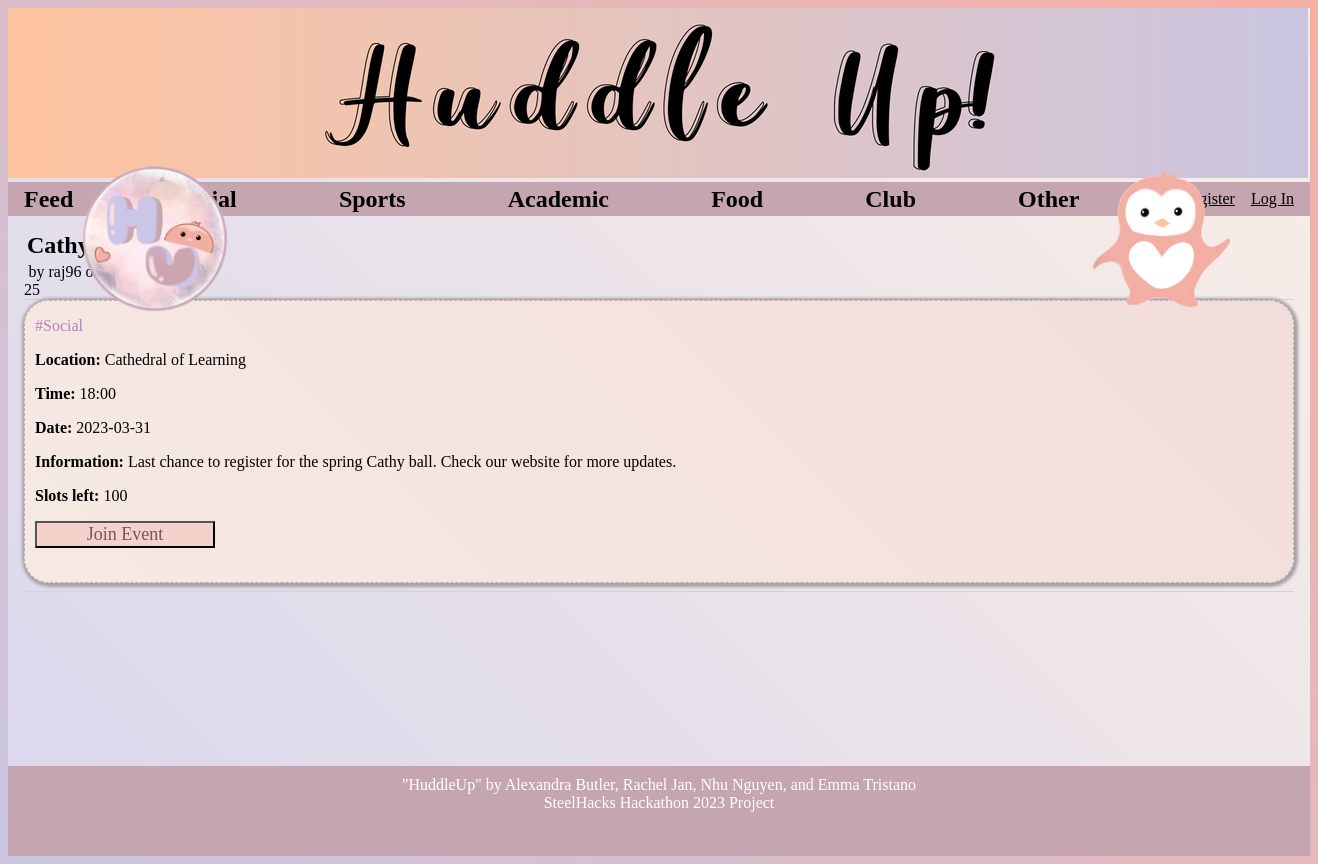
Page /8/post on the earlier database version.
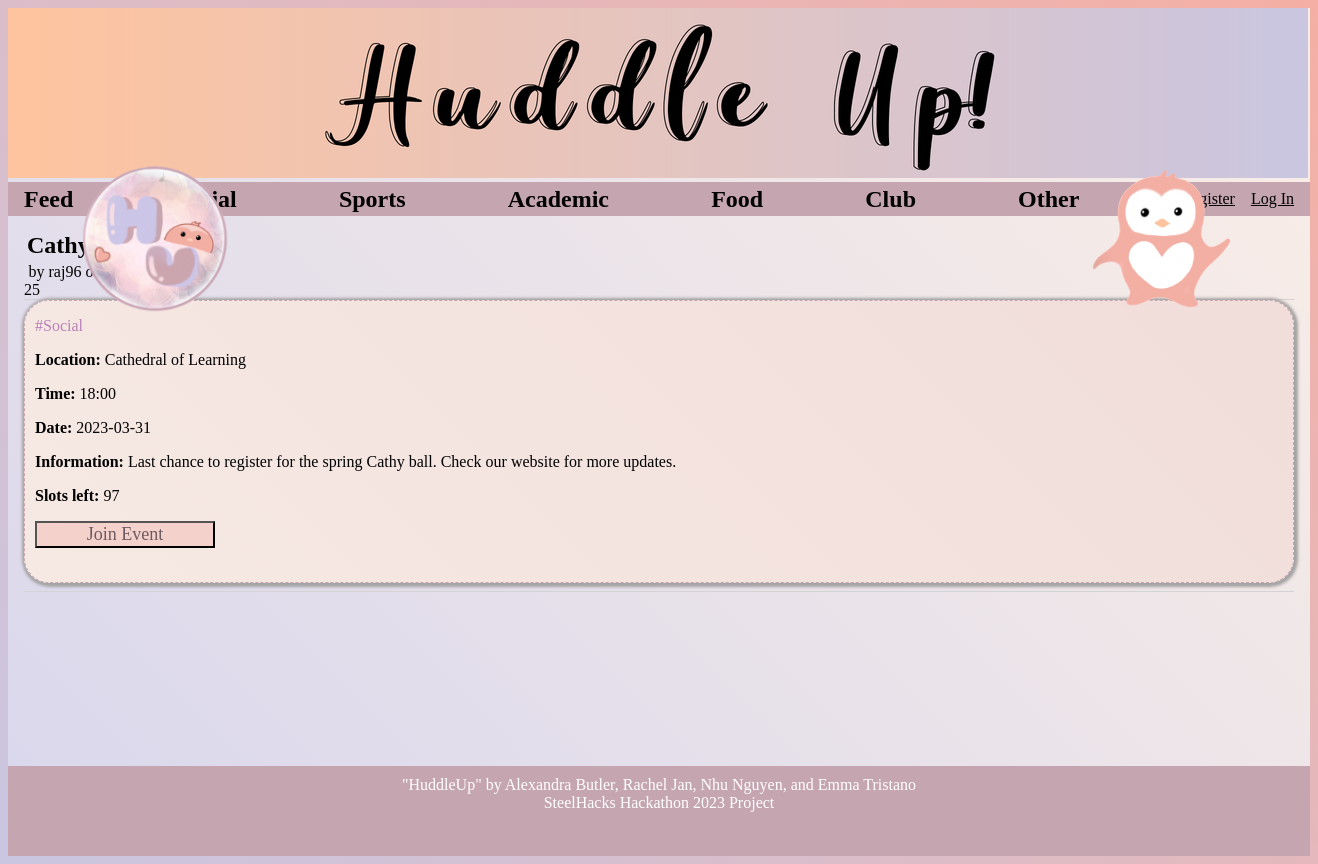
Same page on the later database version.
### tables this page shows
CREATE TABLE post (
  id INTEGER PRIMARY KEY AUTOINCREMENT,
  author_id INTEGER NOT NULL,
  created TIMESTAMP NOT NULL DEFAULT CURRENT_TIMESTAMP,
  title TEXT NOT NULL,
  body TEXT NOT NULL,
  tag TEXT NOT NULL, 
  location TEXT NOT NULL,
  time TEXT NOT NULL,
  date TEXT NOT NULL,
  joins INTEGER NOT NULL,
  joined_id TEXT NOT NULL,
  FOREIGN KEY (author_id) REFERENCES user (id)
);

### flaskr/blog.py (the view)
@bp.route('/<int:id>/post', methods=('GET', 'POST'))
def post_page(id):
    post = get_post(id)
    return render_template('blog/post.html', post=post)

### flaskr/auth.py (called while the page is built)
@bp.before_app_request
def load_logged_in_user():
    user_id = session.get('user_id')
    if user_id is None:
        g.user = None
    else:
        g.user = get_db().execute(
            'SELECT * FROM user WHERE id = ?', (user_id,)
        ).fetchone()

### flaskr/blog.py (called while the page is built)
def get_post(id):
    post = get_db().execute(
        'SELECT p.id, title, body, tag, location, time, date, joins, joined_id, created, author_id, username'
        ' FROM post p JOIN user u ON p.author_id = u.id'
        ' WHERE p.id = ?',
        (id,)
    ).fetchone()
    if post is None:
        abort(404, f"Post id {id} doesn't exist.")
    return post

### flaskr/db.py (called while the page is built)
def get_db():
    if 'db' not in g:
        g.db = sqlite3.connect(
            current_app.config['DATABASE'],
            detect_types=sqlite3.PARSE_DECLTYPES
        )
        g.db.row_factory = sqlite3.Row
    return g.db

### flaskr/templates/blog/post.html (shortened to what this page needs)
{% extends 'base.html' %}
{% block header %}
<header>
    <div style="padding-top: 0%;">
        <h1 style="text-indent:2%">{{ post['title'] }}</h1>
        <div class="about" style="text-indent:3%">by {{ post['username'] }} on {{ post['created'].strftime('%Y-%m-%d')
            }}</div>
    </div>
</header>
{% endblock %}
{% block content %}
<article class="post">
    <p class="tag" style="color: rgb(185, 128, 185); padding-left: 10px;">{{ post['tag']}}</p>
    <p class="location" style="padding-left: 10px;"><b>Location:</b> {{ post['location']}}</p>
    <p class="time" style="padding-left: 10px;"><b>Time:</b> {{ post['time']}}</p>
    <p class="time" style="padding-left: 10px;"><b>Date:</b> {{ post['date']}}</p>
    <p class="body" style="padding-left: 10px; padding-right: 10px;"><b>Information:</b> {{ post['body'] }}</p>
    <p class="joins" style="padding-left: 10px;"><b>Slots left: </b>{{ post['joins']}}</p>
    <form action="{{ url_for('blog.join_post', id=post['id']) }}" method="post" style="padding-left: 10px;">
        <input class="danger" type="submit" value="Join Event" onclick="return confirm('Are you sure?');">
    </form>
</article>
<hr>
{% endblock %}

Differences in the rows shown:
changed post "#Social": joins "100" → "97"
